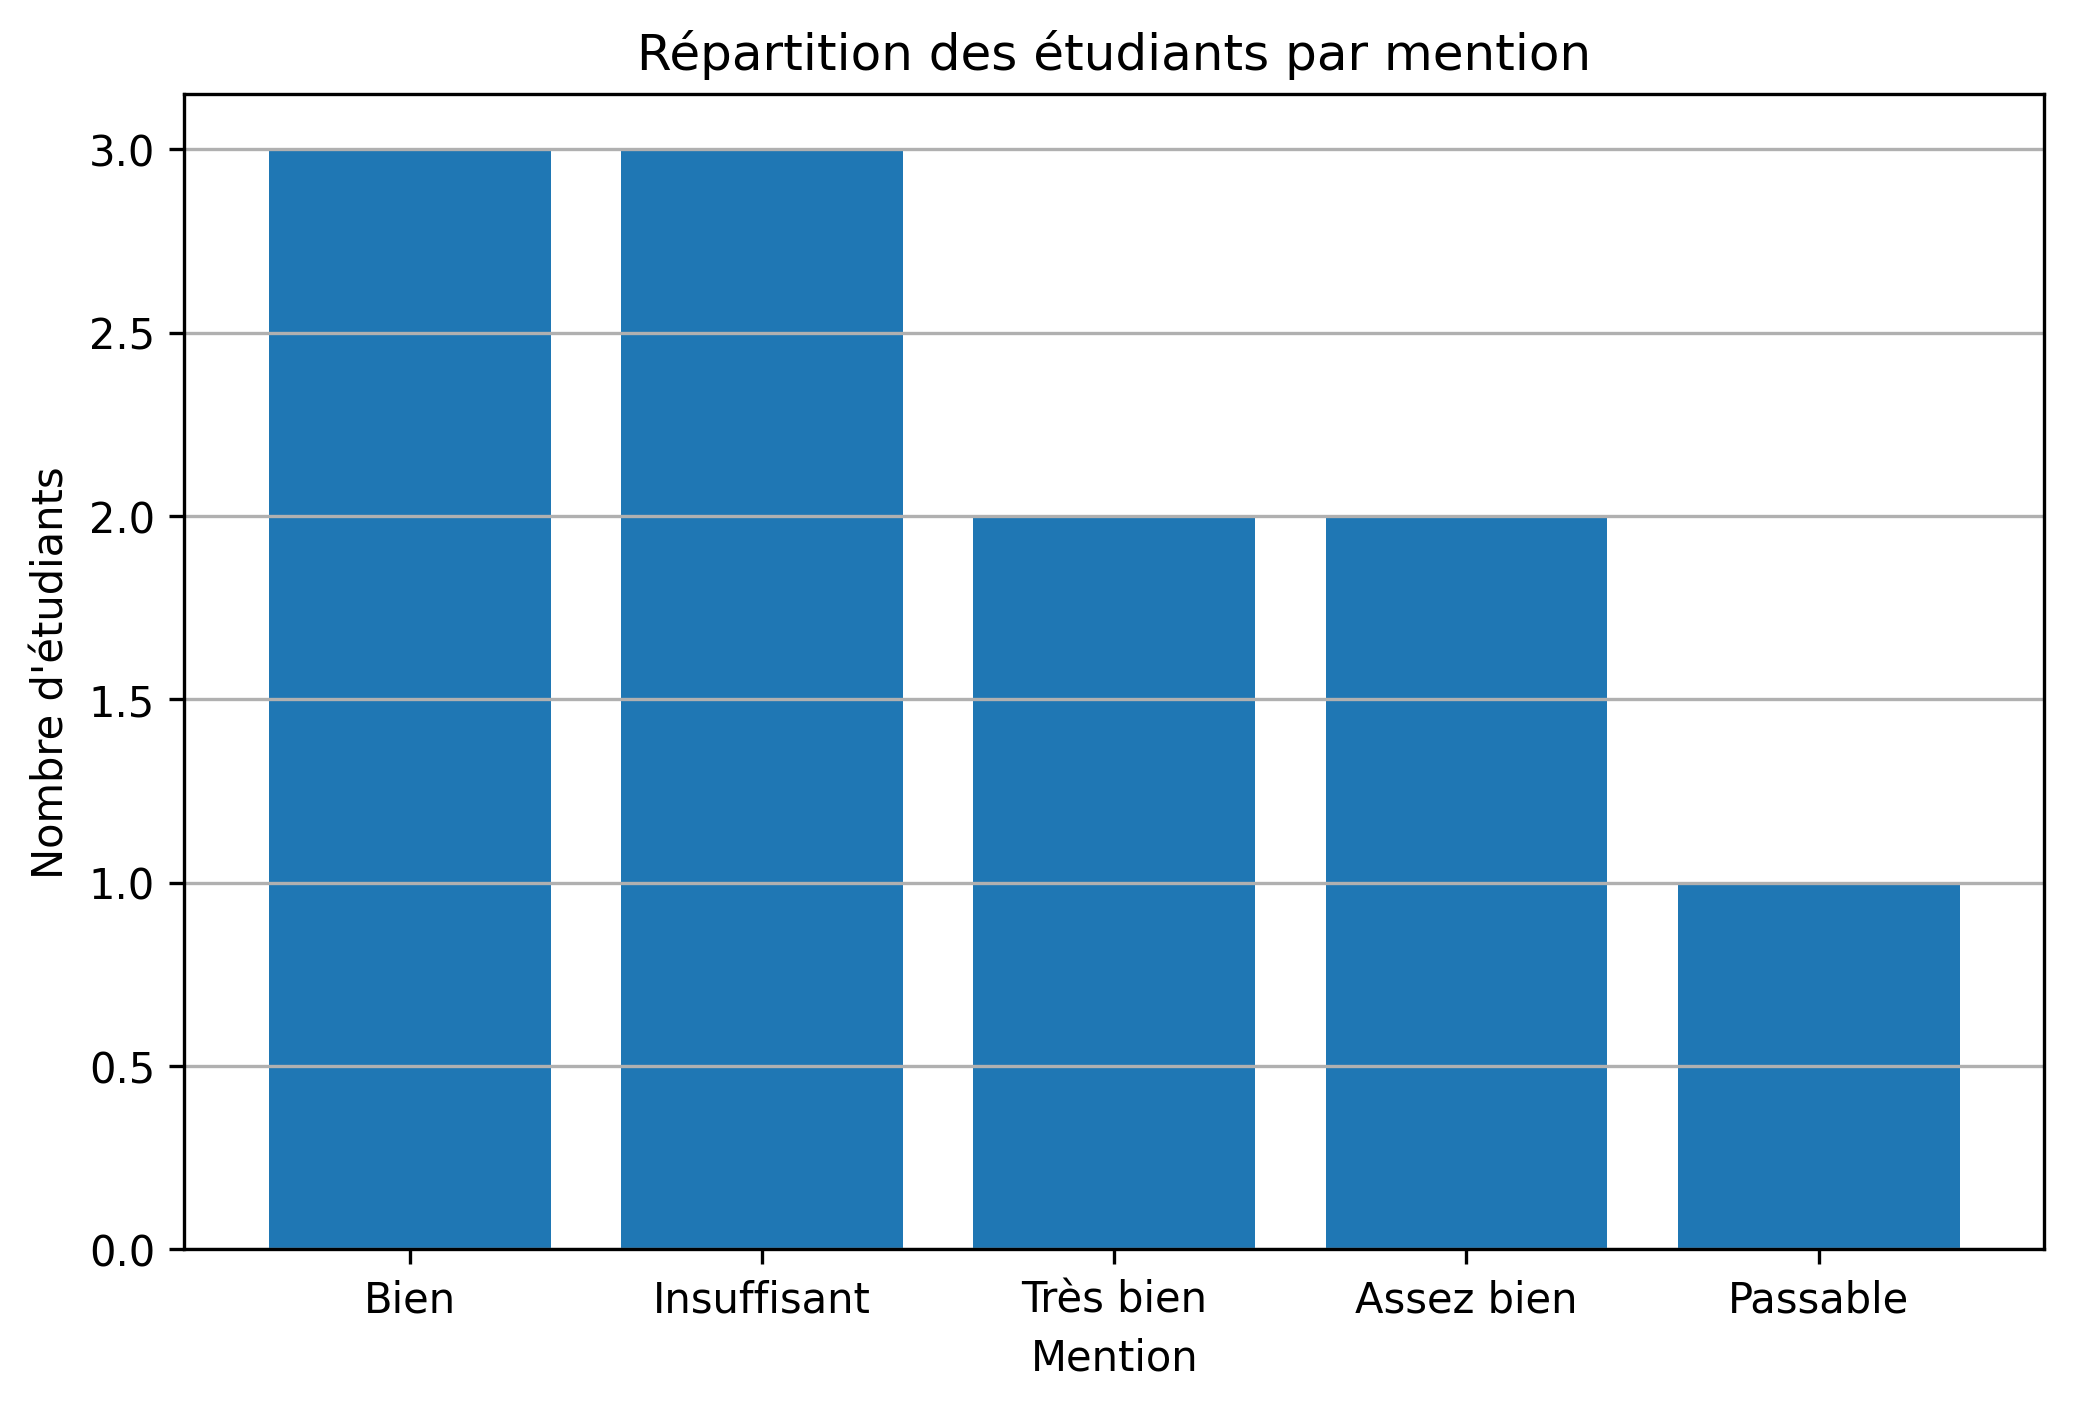

This figure's Python source:
import matplotlib.pyplot as plt
import pandas as pd

import sys
from pathlib import Path
sys.path.insert(0, str(Path(__file__).parent))

from students_analysis.functions_students import ranking

students = [
    {"id": "SV001", "name": "Nguyễn Văn An", "age": 20, "gpa": 16.23},
    {"id": "SV002", "name": "Trần Thị Bích Ngọc", "age": 21, "gpa": 17.12},
    {"id": "SV003", "name": "Lê Văn Hùng", "age": 22, "gpa": 14.67},
    {"id": "SV004", "name": "Phạm Minh Tuấn", "age": 20, "gpa": 11.43},
    {"id": "SV005", "name": "Vũ Thị Hòa", "age": 23, "gpa": 12.89},
    {"id": "SV006", "name": "Đỗ Quốc Khánh", "age": 19, "gpa": 8.79},
    {"id": "SV007", "name": "Nguyễn Thị Mai", "age": 21, "gpa": 9.99},
    {"id": "SV011", "name": "Dương Nhật Nam", "age": 19, "gpa": 15.99},
    {"id": "SV008", "name": "Bùi Văn Nam", "age": 22, "gpa": 12.45},
    {"id": "SV009", "name": "Hoàng Thị Thu Trang", "age": 20, "gpa": 4.08},
    {"id": "SV010", "name": "Trịnh Văn Cường", "age": 23, "gpa": 15.5},
]

df = pd.DataFrame(students)

# Create a new column
df["mention"] = df["gpa"].apply(ranking)

# Count students by ranking
mention_counts = df["mention"].value_counts()

print(mention_counts)

# =========================================================
# BAR CHART
# =========================================================

plt.figure(figsize=(8, 5))

plt.bar(
    mention_counts.index,
    mention_counts.values
)

plt.title("Répartition des étudiants par mention")

plt.xlabel("Mention")

plt.ylabel("Nombre d'étudiants")

plt.grid(axis='y')

plt.savefig('graph/column_chart.png', dpi=300, bbox_inches='tight')

plt.show()
